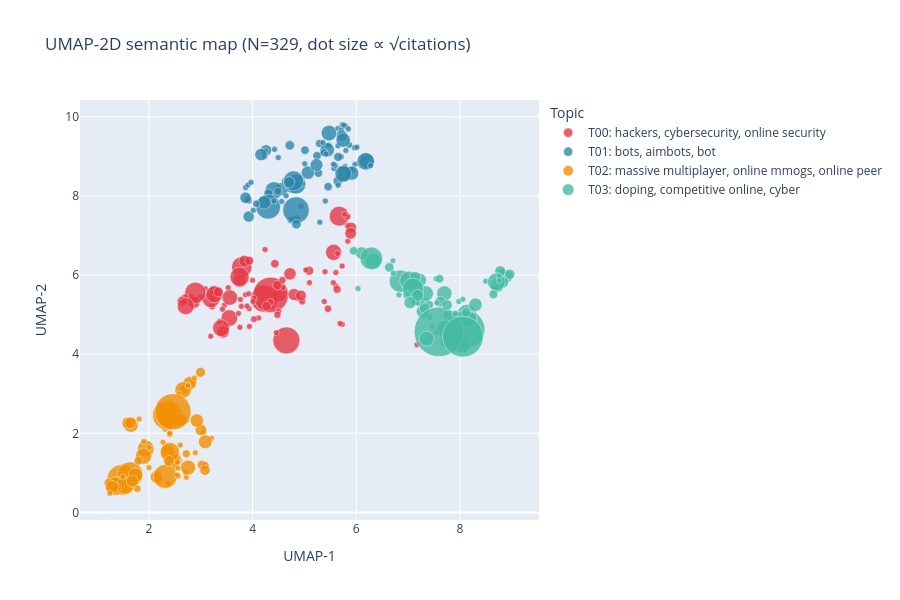

Notebook source saved alongside this figure:
### Code cell
# Interactive UMAP-2D scatter (Plotly, hover = paper details)
df["_size"] = np.maximum(6.0, np.sqrt(df["Cited_by"].fillna(0) + 1) * 3)

fig_sc = go.Figure()
for t_id in sorted(df["topic_id_clean"].unique()):
    sub   = df[df["topic_id_clean"] == t_id]
    color = CLUSTER_PALETTE[t_id % len(CLUSTER_PALETTE)] if t_id >= 0 else "#CCCCCC"
    name  = topic_labels_map.get(t_id, "Outlier")
    hover = sub.apply(lambda r: (
        f"<b>{str(r['Title'])[:70]}</b><br>"
        f"Year: {r['Year']} | Cited: {r['Cited_by']}<br>"
        f"Type: {r['contribution_type']}<br>"
        f"Approach: {r['study_approach']}"
    ), axis=1)
    fig_sc.add_trace(go.Scatter(
        x=sub["umap_x"], y=sub["umap_y"], mode="markers",
        name=name,
        marker=dict(color=color, size=sub["_size"], opacity=0.8,
                    line=dict(color="white", width=0.5)),
        text=hover, hovertemplate="%{text}<extra></extra>",
    ))

fig_sc.update_layout(
    title=f"UMAP-2D semantic map (N={N}, dot size ∝ √citations)",
    xaxis_title="UMAP-1", yaxis_title="UMAP-2",
    legend_title="Topic",
    height=600,
)
fig_sc.show()
save_figure(fig_sc, "05_B2_umap_scatter")
